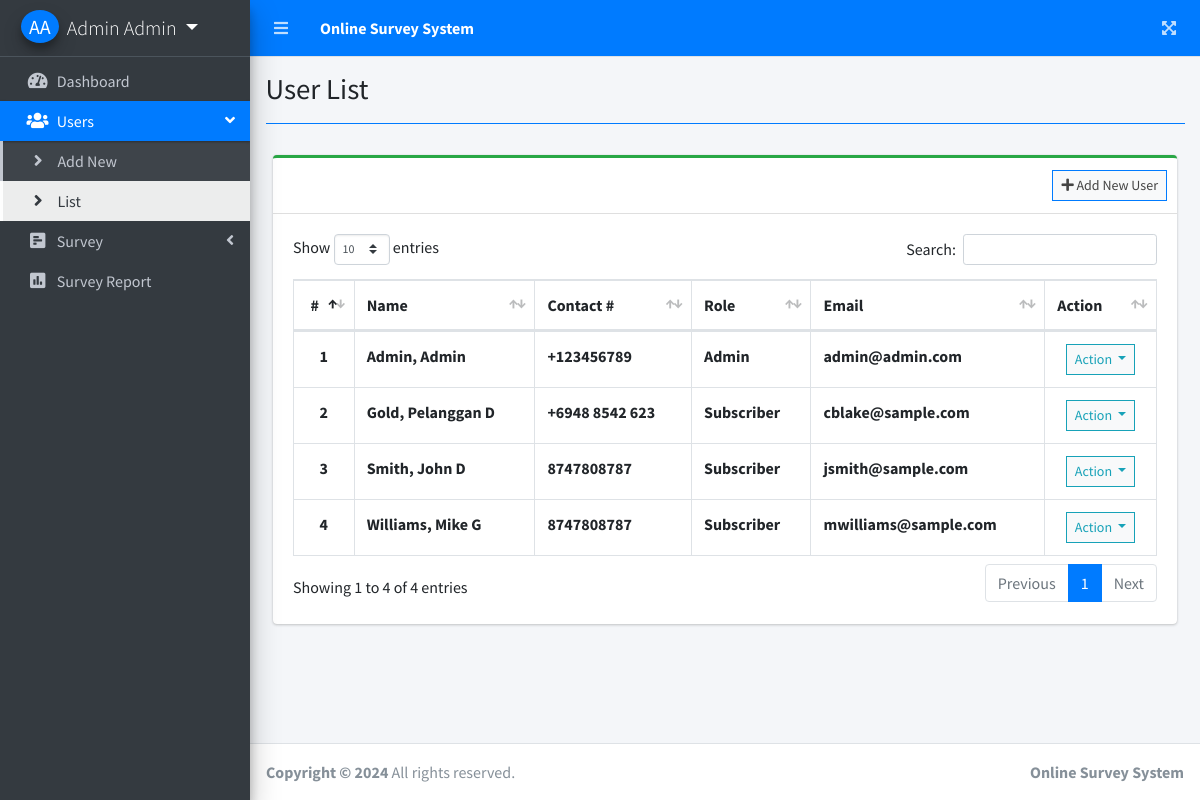
The page /index.php?page=user_list (signed in) on the database its author committed.
### tables this page shows
CREATE TABLE `users` (
  `id` int NOT NULL AUTO_INCREMENT,
  `firstname` varchar(200) NOT NULL,
  `lastname` varchar(200) NOT NULL,
  `middlename` varchar(200) NOT NULL,
  `contact` varchar(100) NOT NULL,
  `address` text NOT NULL,
  `email` varchar(200) NOT NULL,
  `password` text NOT NULL,
  `type` tinyint(1) NOT NULL DEFAULT '3' COMMENT '1=Admin,2 = Staff, 3= Subscriber',
  `date_created` datetime NOT NULL DEFAULT CURRENT_TIMESTAMP,
  PRIMARY KEY (`id`)
);

### user_list.php (the view, shortened to what this page needs)
<?php include'db_connect.php' ?>
<div class="col-lg-12">
	<div class="card card-outline card-success">
		<div class="card-header">
			<div class="card-tools">
				<a class="btn btn-block btn-sm btn-default btn-flat border-primary" href="./index.php?page=new_user"><i class="fa fa-plus"></i> Add New User</a>
			</div>
		</div>
		<div class="card-body">
			<table class="table tabe-hover table-bordered" id="list">
				<thead>
					<tr>
						<th class="text-center">#</th>
						<th>Name</th>
						<th>Contact #</th>
						<th>Role</th>
						<th>Email</th>
						<th>Action</th>
					</tr>
				</thead>
				<tbody>
					<?php
					$i = 1;
					$type = array('',"Admin","Staff","Subscriber");
					$qry = $conn->query("SELECT *,concat(lastname,', ',firstname,' ',middlename) as name FROM users order by concat(lastname,', ',firstname,' ',middlename) asc");
					while($row= $qry->fetch_assoc()):
					?>
					<tr>
						<th class="text-center"><?php echo $i++ ?></th>
						<td><b><?php echo ucwords($row['name']) ?></b></td>
						<td><b><?php echo $row['contact'] ?></b></td>
						<td><b><?php echo $type[$row['type']] ?></b></td>
						<td><b><?php echo $row['email'] ?></b></td>
						<td class="text-center">
							<button type="button" class="btn btn-default btn-sm btn-flat border-info wave-effect text-info dropdown-toggle" data-toggle="dropdown" aria-expanded="true">
		                      Action
		                    </button>
						</td>
					</tr>
				<?php endwhile; ?>
				</tbody>
			</table>
		</div>
	</div>
</div>

### index.php (shortened to what this page needs)
<!DOCTYPE html>
<html lang="en">
<?php
	include 'header.php'
?>
<body class="hold-transition sidebar-mini layout-fixed layout-navbar-fixed layout-footer-fixed">
<div class="wrapper">
  <?php include 'topbar.php' ?>
  <?php include 'sidebar.php' ?>
  <div class="content-wrapper">
    <div class="content-header">
      <div class="container-fluid">
        <div class="row mb-2">
          <div class="col-sm-6">
            <h1 class="m-0"><?php echo $title ?></h1>
          </div>
        </div>
            <hr class="border-primary">
      </div>
    </div>
    <section class="content">
      <div class="container-fluid">
         <?php
          $page = isset($_GET['page']) ? $_GET['page'] : 'home';
          include $page.'.php';
          ?>
      </div>
    </section>
  </div>
  <footer class="main-footer">
    <strong>Copyright &copy; 2024</strong>
    All rights reserved.
    <div class="float-right d-none d-sm-inline-block">
      <b>Online Survey System</b>
    </div>
  </footer>
</div>
</body>
</html>

### header.php (shortened to what this page needs)
<head>
  <?php
  $title = isset($_GET['page']) ? ucwords(str_replace("_", ' ', $_GET['page'])) : "Home";
  ?>
  <link rel="stylesheet" href="assets/plugins/fontawesome-free/css/all.min.css">
  <link rel="stylesheet" href="assets/plugins/overlayScrollbars/css/OverlayScrollbars.min.css">
  <link rel="stylesheet" href="assets/plugins/datatables-bs4/css/dataTables.bootstrap4.min.css">
  <link rel="stylesheet" href="assets/plugins/datatables-responsive/css/responsive.bootstrap4.min.css">
  <link rel="stylesheet" href="assets/plugins/datatables-buttons/css/buttons.bootstrap4.min.css">
  <link rel="stylesheet" href="assets/plugins/select2/css/select2.min.css">
  <link rel="stylesheet" href="assets/plugins/select2-bootstrap4-theme/select2-bootstrap4.min.css">
  <link rel="stylesheet" href="assets/plugins/sweetalert2-theme-bootstrap-4/bootstrap-4.min.css">
  <link rel="stylesheet" href="assets/plugins/toastr/toastr.min.css">
  <link rel="stylesheet" href="assets/plugins/icheck-bootstrap/icheck-bootstrap.min.css">
  <link rel="stylesheet" href="assets/dist/css/adminlte.min.css">
  <link rel="stylesheet" href="assets/dist/css/styles.css">
  <link rel="stylesheet" href="assets/plugins/summernote/summernote-bs4.min.css">
</head>

### topbar.php
<nav class="main-header navbar navbar-expand navbar-primary navbar-dark ">
  <ul class="navbar-nav">
    <li class="nav-item">
      <a class="nav-link" data-widget="pushmenu" href="#" role="button"><i class="fas fa-bars"></i></a>
    </li>
    <li>
      <a class="nav-link text-white"  href="./" role="button"> <large><b>Online Survey System</b></large></a>
    </li>
  </ul>
  <ul class="navbar-nav ml-auto">
    <li class="nav-item">
      <a class="nav-link" data-widget="fullscreen" href="#" role="button">
        <i class="fas fa-expand-arrows-alt"></i>
      </a>
    </li>
  </ul>
</nav>

### sidebar.php (shortened to what this page needs)
<aside class="main-sidebar sidebar-dark-primary elevation-4">
  <div class="dropdown">
 	<a href="javascript:void(0)" class="brand-link dropdown-toggle" data-toggle="dropdown" aria-expanded="true">
      <span class="brand-image img-circle elevation-3 d-flex justify-content-center align-items-center bg-primary text-white font-weight-500" style="width: 38px;height:50px"><?php echo strtoupper(substr($_SESSION['login_firstname'], 0,1).substr($_SESSION['login_lastname'], 0,1)) ?></span>
      <span class="brand-text font-weight-light"><?php echo ucwords($_SESSION['login_firstname'].' '.$_SESSION['login_lastname']) ?></span>
    </a>
  </div>
  <div class="sidebar">
    <nav class="mt-2">
      <ul class="nav nav-pills nav-sidebar flex-column nav-flat" data-widget="treeview" role="menu" data-accordion="false">
        <li class="nav-item dropdown">
          <a href="./" class="nav-link nav-home">
            <i class="nav-icon fas fa-tachometer-alt"></i>
            <p>
              Dashboard
            </p>
          </a>
        </li>
      <?php if($_SESSION['login_type'] == 1): ?>
        <li class="nav-item">
          <a href="#" class="nav-link nav-edit_user">
            <i class="nav-icon fas fa-users"></i>
            <p>
              Users
              <i class="right fas fa-angle-left"></i>
            </p>
          </a>
          <ul class="nav nav-treeview">
            <li class="nav-item">
              <a href="./index.php?page=new_user" class="nav-link nav-new_user tree-item">
                <i class="fas fa-angle-right nav-icon"></i>
                <p>Add New</p>
              </a>
            </li>
            <li class="nav-item">
              <a href="./index.php?page=user_list" class="nav-link nav-user_list tree-item">
                <i class="fas fa-angle-right nav-icon"></i>
                <p>List</p>
              </a>
            </li>
          </ul>
        </li>
        <li class="nav-item">
          <a href="#" class="nav-link nav-is-tree nav-edit_survey nav-view_survey">
            <i class="nav-icon fa fa-poll-h"></i>
            <p>
              Survey
              <i class="right fas fa-angle-left"></i>
            </p>
          </a>
        </li>
        <li class="nav-item">
          <a href="./index.php?page=survey_report" class="nav-link nav-survey_report">
            <i class="nav-icon fas fa-poll"></i>
            <p>
              Survey Report
            </p>
          </a>
        </li>
      <?php endif; ?>
      </ul>
    </nav>
  </div>
</aside>

### rows shown on the page
users: name "Admin, Admin", contact "+123456789", type "Admin", email "admin@admin.com"
users: name "Gold, Pelanggan D", contact "+6948 8542 623", type "Subscriber", email "cblake@sample.com"
users: name "Smith, John D", contact "8747808787", type "Subscriber", email "jsmith@sample.com"
users: name "Williams, Mike G", contact "8747808787", type "Subscriber", email "mwilliams@sample.com"

### other values the page prints
$_SESSION['login_firstname'].' '.$_SESSION['login_lastname'] "Admin Admin"
$title "User List"
